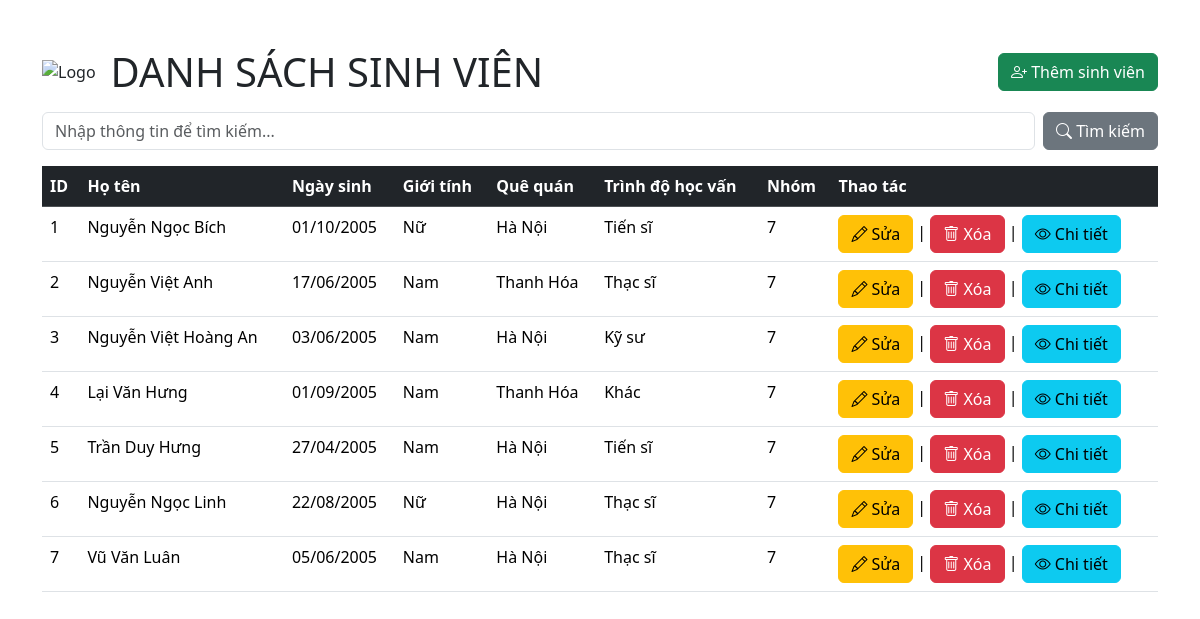
/vscode/index.php, run on the app's committed database.
### tables this page shows
CREATE TABLE `table_students` (
  `id` int(10) NOT NULL,
  `fullname` text NOT NULL,
  `dob` date NOT NULL,
  `gender` int(1) NOT NULL,
  `hometown` varchar(50) NOT NULL,
  `level` int(2) NOT NULL,
  `group_id` int(2) NOT NULL
);

### vscode/index.php (the view, shortened to what this page needs)
<?php
require_once 'connect.php';
$sql = "SELECT * FROM table_Students";
$result = mysqli_query($conn, $sql);
?>
<!DOCTYPE html>
<html lang="en">
<head>
    <link href="https://cdn.jsdelivr.net/npm/bootstrap@5.3.3/dist/css/bootstrap.min.css" rel="stylesheet">
    <link href="https://cdn.jsdelivr.net/npm/bootstrap-icons/font/bootstrap-icons.css" rel="stylesheet">
</head>
<body>
<div class="container">
    <div class="d-flex justify-content-between align-items-center mb-3 mt-5">
        <div class="d-flex align-items-center">
            <img src="https://th.bing.com/th/id/R.e86a2f7c0d27cb5c409a7b3f3a315fe8?rik=1SybyVGiBwPFxw&riu=http%3a%2f%2futt.edu.vn%2fuploads%2fimages%2fnews%2flogo-utt-border2.png&ehk=Iq8gAijp%2bWQ7W1Udi5hNKjfTWEeJS4ORvhCjMVdfq8o%3d&risl=&pid=ImgRaw&r=0" alt="Logo" style="max-height: 50px; margin-right: 15px;">
            <h1 class="mb-0">DANH SÁCH SINH VIÊN</h1>
        </div>
        <button type="button" class="btn btn-success" data-bs-toggle="modal" data-bs-target="#createModal">
            <i class="bi bi-person-plus"></i> Thêm sinh viên
        </button>
    </div>
    <div class="d-flex mb-3">
        <form action="search.php" method="GET" class="d-flex w-100">
            <input type="text" name="search" placeholder="Nhập thông tin để tìm kiếm..." class="form-control me-2" required style="flex: 1;">
            <button type="submit" class="btn btn-secondary">
                <i class="bi bi-search"></i> Tìm kiếm
            </button>
        </form>
    </div>
    <table class="table">
    <thead class="table-dark">
            <tr>
                <th>ID</th>
                <th>Họ tên</th>
                <th>Ngày sinh</th>
                <th>Giới tính</th>
                <th>Quê quán</th>
                <th>Trình độ học vấn</th>
                <th>Nhóm</th>
                <th>Thao tác</th>
            </tr>
        </thead>
        <tbody>
            <?php
            if ($result->num_rows > 0) {
                while($row = mysqli_fetch_array($result)) {
                    $dob = date("d/m/Y", strtotime($row['dob']));
                    $gender = ($row['gender'] == 1) ? 'Nam' : 'Nữ';
                    $level = ($row['level'] == 0) ? 'Tiến sĩ' :
                             (($row['level'] == 1) ? 'Thạc sĩ' :
                             (($row['level'] == 2) ? 'Kỹ sư' : 'Khác'));
                    $group = $row['group_id'];
                    echo "<tr>
                            <td>{$row['id']}</td>
                            <td>{$row['fullname']}</td>
                            <td>{$dob}</td>
                            <td>{$gender}</td>
                            <td>{$row['hometown']}</td>
                            <td>{$level}</td>
                            <td>{$group}</td>
                            <td>
                                <a href='update.php?id={$row['id']}' class='btn btn-warning'>
                                    <i class='bi bi-pencil'></i> Sửa
                                </a> |
                                <a href='delete.php?id={$row['id']}' class='btn btn-danger' onclick='return confirm(\"Bạn có chắc chắn muốn xóa không?\")'>
                                    <i class='bi bi-trash'></i> Xóa
                                </a> |
                                <a href='read.php?id={$row['id']}' class='btn btn-info'>
                                    <i class='bi bi-eye'></i> Chi tiết
                                </a>
                            </td>
                        </tr>";
                }
            } else {
                echo "<tr><td colspan='8'>Không có sinh viên nào</td></tr>";
            }
            ?>
        </tbody>
    </table>
</div>
</body>
</html>

### data on the page
table_students: id "1", fullname "Nguyễn Ngọc Bích", dob "01/10/2005", gender "Nữ", hometown "Hà Nội", level "Tiến sĩ", group "7"
table_students: id "2", fullname "Nguyễn Việt Anh", dob "17/06/2005", gender "Nam", hometown "Thanh Hóa", level "Thạc sĩ", group "7"
table_students: id "3", fullname "Nguyễn Việt Hoàng An", dob "03/06/2005", gender "Nam", hometown "Hà Nội", level "Kỹ sư", group "7"
table_students: id "4", fullname "Lại Văn Hưng", dob "01/09/2005", gender "Nam", hometown "Thanh Hóa", level "Khác", group "7"
table_students: id "5", fullname "Trần Duy Hưng", dob "27/04/2005", gender "Nam", hometown "Hà Nội", level "Tiến sĩ", group "7"
table_students: id "6", fullname "Nguyễn Ngọc Linh", dob "22/08/2005", gender "Nữ", hometown "Hà Nội", level "Thạc sĩ", group "7"
table_students: id "7", fullname "Vũ Văn Luân", dob "05/06/2005", gender "Nam", hometown "Hà Nội", level "Thạc sĩ", group "7"
